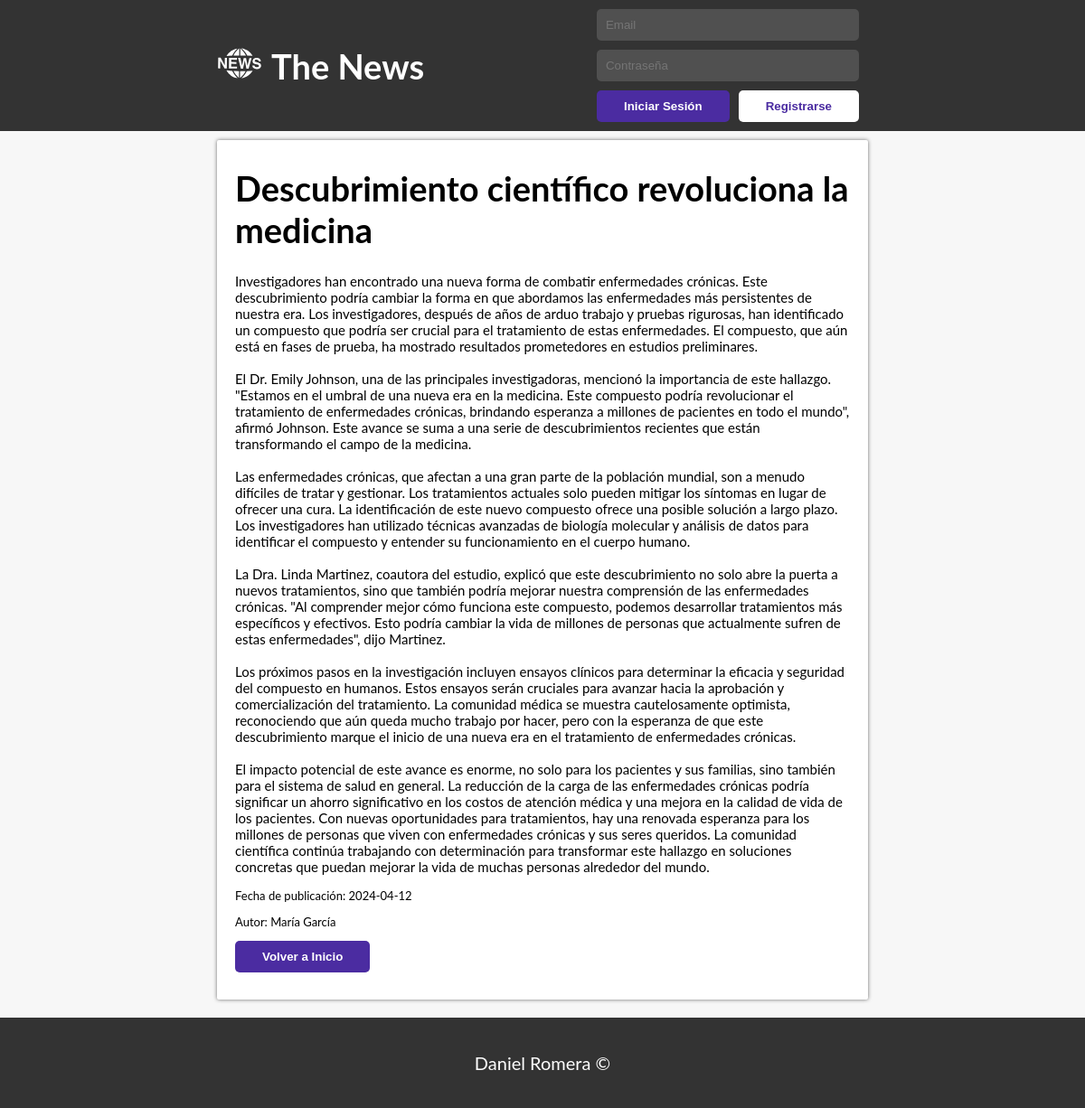
The page /vista/noticia.php?id=2 on the database its author committed.
### tables this page shows
CREATE TABLE `noticia` (
  `id` int NOT NULL AUTO_INCREMENT,
  `titulo` varchar(255) NOT NULL,
  `cuerpo` text NOT NULL,
  `fecha` date NOT NULL,
  `id_autor` int NOT NULL,
  PRIMARY KEY (`id`)
);

CREATE TABLE `usuario` (
  `id` int NOT NULL AUTO_INCREMENT,
  `nombre` varchar(255) NOT NULL,
  `email` varchar(255) NOT NULL,
  `contrasena` varchar(255) NOT NULL,
  PRIMARY KEY (`id`)
);

### modelo/modelo.php (called while the page is built, shortened)
<?php
function crearConexion(){
    $conexion = mysqli_connect(HOST, USER, PASSWORD, DATABASE);
    if(!$conexion){
        die("<br>Error de conexión con la base de datos: " . mysqli_connect_error());
    }
    else{
        return $conexion;
    }
}
function getUsuario($id){
    $db = crearConexion();
    $sql = "SELECT nombre FROM usuario WHERE id = ?";
    $stmt = mysqli_prepare($db, $sql);
    $stmt->bind_param("i", $id);
    $stmt->execute();
    $result = $stmt->get_result();
    if(mysqli_num_rows($result) > 0){
        return $result;
    } else{
        echo "No hay nada en la tabla usuario";
    }
}
function getNoticia($id){
    $db = crearConexion();
    $sql = "SELECT * FROM noticia WHERE id = ?";
    $stmt = mysqli_prepare($db, $sql);
    $stmt->bind_param("i", $id);
    $stmt->execute();
    $result = $stmt->get_result();
    if(mysqli_num_rows($result) > 0){
        return $result;
    } else{
        echo "Noticia con id " . $id . "no encontrada";
    }
}
?>

### controlador/controlador.php (called while the page is built, shortened)
<?php
include "../modelo/modelo.php";
    ?>
    <?php
function mostrarNoticia($id){
    $datos = getNoticia($id);
    if(is_string($datos)){
        echo $datos;
    } else{
        $noticia = mysqli_fetch_assoc($datos);
        return $noticia;
    }
}
function mostrarUsuario($id){
    $datos = getUsuario($id);
    $usuario = mysqli_fetch_assoc($datos);
    return $usuario["nombre"];
}
?>

### vista/noticia.php (the view)
<?php
        require "../controlador/controlador.php";
        $id = $_GET["id"];
       $noticia = mostrarNoticia($id);
        include "header.php";
    ?>
        <main class="noticia-main">
                <div class="noticia w60">
                    <h1 class="titulo-noticia"><?php echo $noticia['titulo']; ?></h1>
                    <p class="descripcion-noticia"><?php echo nl2br($noticia['cuerpo']); ?></p>
                    <p class="detalle-noticia">Fecha de publicación: <?php echo $noticia['fecha']; ?></p>
                    <p class="detalle-noticia">Autor: <?php echo mostrarUsuario($noticia["id_autor"]); ?></p>
                    <button class="boton editar blanco novisited"  onclick="window.location.href='index.php'">Volver a Inicio</button>
                </div>
        </main>
        <?php
            include "footer.php";
        ?>
</body>
</html>

### css/styles.css (style rules this page uses)
html { font-size: 62.5%; box-sizing: border-box; }
*, *:before, *:after { box-sizing: inherit; }
body { font-family: var(--fuentePrincipal); margin: 0; position: relative; min-height: 100vh; display: flex; flex-direction: column; justify-content: space-between; background-color: #f7f7f7; }
.noticia-main { flex: 1; }
:root { --fuentePrincipal: "Lato", sans-serif; --colorPrincipal: #4b2ca1; }
h1 { font-size: 3.8rem; }
.w60 { max-width: 60%; margin: auto; }
.boton { font-weight: bold; text-decoration: none; padding: 1rem 3rem; text-align: center; border-radius: .5rem; border: none; }
.noticia h1 { margin-top: 0; }
.noticia { background-color: white; padding: 3rem 2rem; margin-top: 1rem; border-radius: .2rem; box-shadow: 0px 0px 4px #6b6b6b; margin-bottom: 2rem; word-wrap: break-word; }
.titulo-noticia { color: black; text-decoration: none; }
.detalle-noticia { font-size: 1.3rem; }
.descripcion-noticia { font-size: 1.5rem; }
.editar { background-color: var(--colorPrincipal); }
.blanco { color: white; }

### rows shown on the page
noticia: titulo "Descubrimiento científico revoluciona la medicina", cuerpo "Investigadores han encontrado una nueva forma de combatir enfermedades crónicas. Este descubrimiento podría cambiar la forma en que abordamos las enfermedades más persistentes de nuestra era. Los investigadores, después de años de arduo trabajo y pruebas rigurosas, han identificado un compuesto que podría ser crucial para el tratamiento de estas enfermedades. El compuesto, que aún está en fases de prueba, ha mostrado resultados prometedores en estudios preliminares. El Dr. Emily Johnson, una de las principales investigadoras, mencionó la importancia de este hallazgo. \"Estamos en el umbral de una nueva era en la medicina. Este compuesto podría revolucionar el tratamiento de enfermedades…", fecha "2024-04-12", id_autor.nombre "María García"
